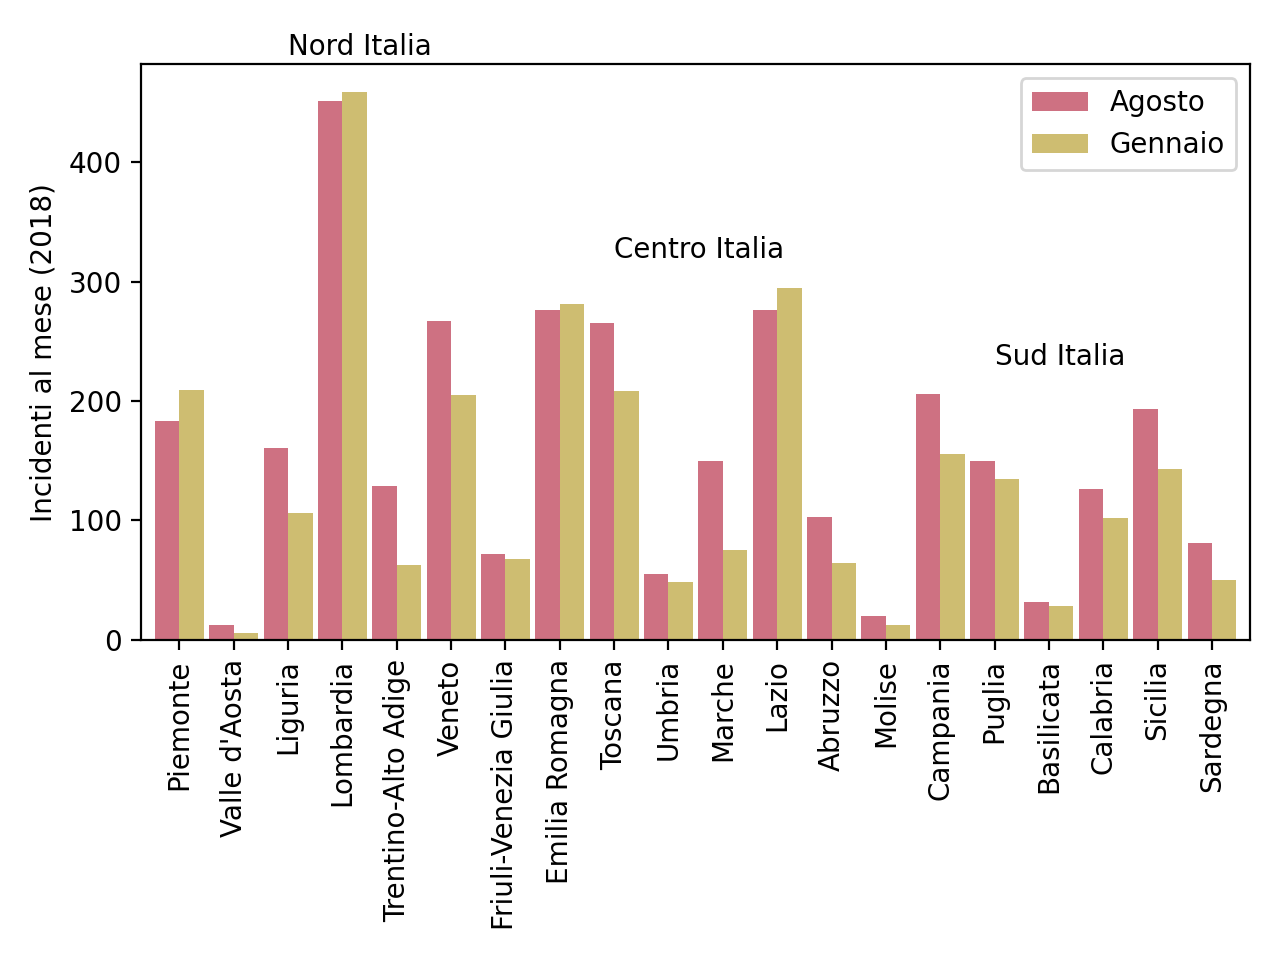

Python code for this plot:

import geopandas as gp
import pandas as pd
import matplotlib.pyplot as plt

def get_sum_of_fields(data : pd.DataFrame, select_field : str, field_to_sum : str) -> pd.Series: 
    res = {}
    index = 0
    for reg in data[select_field].unique():
        res[index] = [reg, 0]
        index += 1

    index = 0
    for reg in data[select_field].unique():
        for row in data[data[select_field] == reg][field_to_sum]:
            res[index] = [res[index][0], res[index][1] + row]
        index += 1

    return pd.DataFrame(res, index=[select_field, field_to_sum]).transpose()


data = pd.read_csv('dataset/incidenti/aci/autostrade/mesi_2018.csv') 
data = data[data['TOTALE'] != '0,0'].astype({'TOTALE': int})

agosto = get_sum_of_fields(data, 'REGIONE', 'Agosto')
gennaio = get_sum_of_fields(data, 'REGIONE', 'Gennaio')

agosto.index = agosto['REGIONE']
gennaio.index = gennaio['REGIONE']
agosto = agosto['Agosto']
gennaio = gennaio['Gennaio']

red_ls = ['#ce7182']*20
blue_ls = ['#cebd71']*20

order = [
    'Piemonte', 'Valle d\'Aosta', 'Liguria', 'Lombardia', 
    'Trentino-Alto Adige', 'Veneto', 'Friuli-Venezia Giulia', 'Emilia Romagna', 
    'Toscana', 'Umbria', 'Marche', 'Lazio', 
    'Abruzzo', 'Molise', 'Campania', 'Puglia', 'Basilicata', 'Calabria', 
    'Sicilia', 'Sardegna'
]

agosto = agosto.reindex(order)
gennaio = gennaio.reindex(order)

pd.DataFrame(
    [agosto, gennaio], 
    ['Agosto', 'Gennaio']
).transpose().plot.bar(width=0.9, color=[red_ls, blue_ls])

plt.text(2, 490, "Nord Italia")
plt.text(8, 320, "Centro Italia")
plt.text(15, 230, "Sud Italia")

plt.xticks(rotation=90)
plt.ylabel("Incidenti al mese (2018)")
plt.xlabel("")
plt.legend()
plt.tight_layout()
plt.show()
